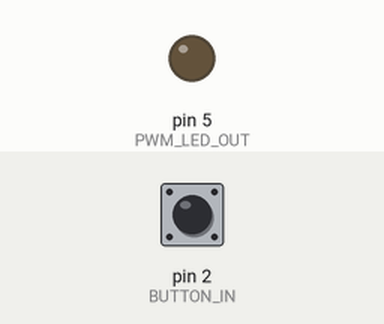
A sketch run on a simulated Arduino Uno, built with avr-gcc and run on an emulated ATmega328P. On the bench: output pins drawn as LEDs (lit = HIGH). Inputs (shaded band) come from the test bench; at power-on: pin 2 (BUTTON_IN) LOW. What the sketch prints to the serial monitor is not drawn.

Above: at 1.2 s.
1.3 s: pin 2 (BUTTON_IN) pulled HIGH for 0.15 s
At 2.9 s:
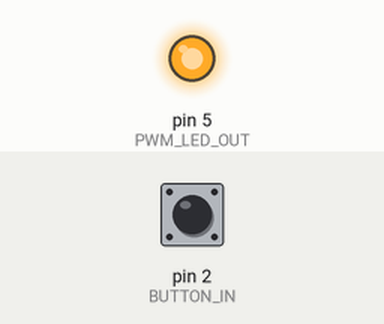
3.3 s: pin 2 (BUTTON_IN) pulled HIGH for 1 s
At 4.3 s:
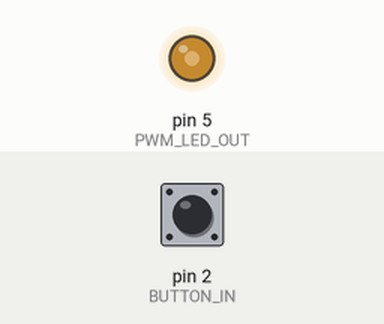
5.8 s: pin 2 (BUTTON_IN) pulsed HIGH 5 times (0.12 s each, 0.3 s apart)
At 6.7 s:
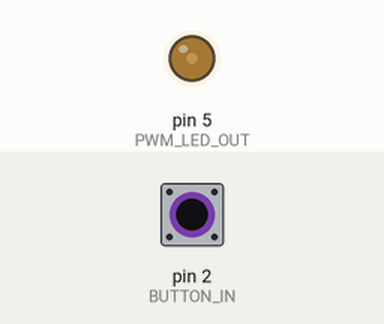
8.9 s: pin 2 (BUTTON_IN) pulled HIGH for 3.2 s
At 9.8 s:
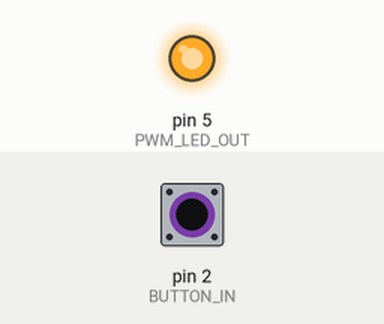
Timing chart, 0 to 11.9 s (numbered marks = the images above; inputs shaded):
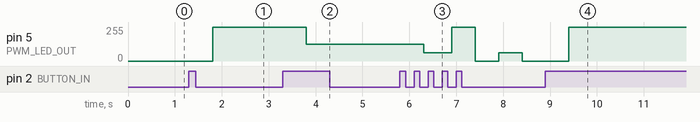

The sketch:

led_nov26a.ino
```cpp
// use preprocessor directives to define constants in the code
#define FLASH_RATE_HZ 2
#define BUTTON_IN 2
#define PWM_LED_OUT 5
#define PWM_MAX 255

// global variables representing "state" across all functions
// operating mode: 0 - off, 1 - bright, 2 - mid-bright, 3 - dim, 4 - flash
int operating_mode = 0;
bool BUTTON_PUSHED = false;
int previous_button_state = 0;
int PWM_OUT = 0;

// executed one-time at device startup
void setup() {

   attachInterrupt(digitalPinToInterrupt(BUTTON_IN), button_pushed, RISING);
   pinMode(PWM_LED_OUT, OUTPUT);
   // define output (PWM) pin connected to LED
   Serial.begin(9600);

}

// continually-running loop
// calls functions that are named as "actions"
void loop(){

    check_button_press();

    set_pwm_based_on_operating_mode();

    shine_led();

}

void set_pwm_based_on_operating_mode() {

    switch (operating_mode) {
        case 0:
        Serial.println('0');
            PWM_OUT = 0;
            break;
        case 1:
        Serial.println('1');
            PWM_OUT = PWM_MAX;
            break;
        case 2:
        Serial.println('2');
            PWM_OUT = (PWM_MAX/2);
            break;
        case 3:
        Serial.println('3');
            PWM_OUT = (PWM_MAX/4);
            break;
        case 4:
        Serial.println('4');
            flash_the_light();
            break;
    }

}

void button_pushed() {
    BUTTON_PUSHED = true;
}

void flash_the_light() {
    digitalWrite(PWM_LED_OUT, HIGH);
    delay(500);
    digitalWrite(PWM_LED_OUT,LOW);
    delay(500);


}

void shine_led() {
    analogWrite(PWM_LED_OUT, PWM_OUT);
}

void check_button_press() {
    if (BUTTON_PUSHED == true) {
      delay(500);
        operating_mode = operating_mode + 1;
        if (operating_mode == 5) {
            operating_mode = 0;
        }
    }

    BUTTON_PUSHED = false;
}
```

Measured:
- after the input at 1.3 s, pin 5 (PWM_LED_OUT): 0/255 → 255/255 after 0.50 s
- after the input at 3.3 s, pin 5 (PWM_LED_OUT): 255/255 → 127/255 after 0.50 s
- after the input at 5.8 s, pin 5 (PWM_LED_OUT): 127/255 → 63/255 after 0.50 s, → 255/255 0.60 s later, → 0/255 0.50 s later, → 63/255 0.50 s later, … (5 changes in this stretch)
- after the input at 8.9 s, pin 5 (PWM_LED_OUT): 0/255 → 255/255 after 0.50 s
